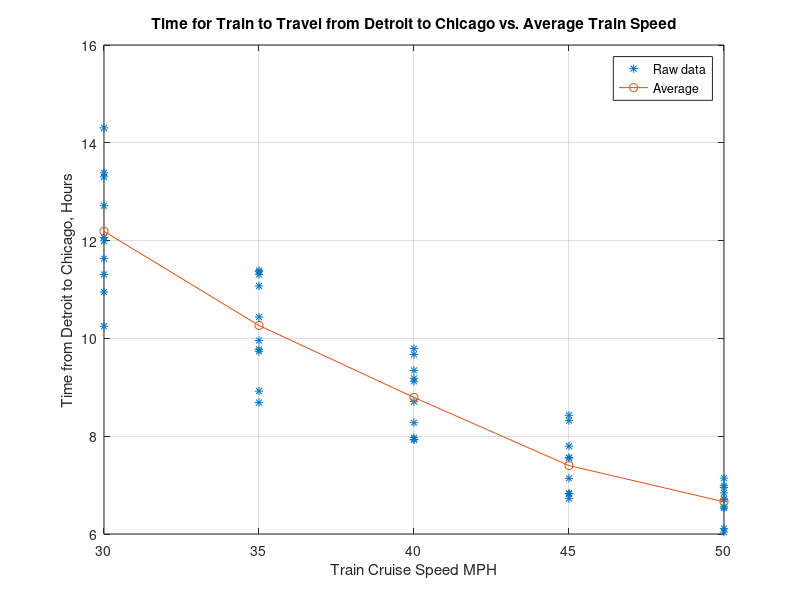

MATLAB code to generate this figure:
% curve fit : train from Detoit to Chicago;
% Generate trip times for trains of various maximum speeds assuming
% that the average speed could be 10 mph less than the maximum speed and
% assuming that it is 300 rail miles from Detroit to Chicago. 

% generate a set of 10 data points of time for the trip at each of several
% train speeds.
% 30 mph train (20 min speed, 30 max)
Tim = 300./(20 + (10).*rand(10,1));
Ave30 = mean(Tim)
Spd = 30*ones(size(Tim));
% 35 mph train
Tim(11:20) = 300./(25 + 10.*rand(10,1));
Ave35 = mean(Tim(11:20))
Spd(11:20) = 35*ones(10,1);
% 40 mph train
Tim(21:30) = 300./(30 + 10.*rand(10,1));
Ave40 = mean(Tim(21:30))
Spd(21:30) = 40*ones(10,1);
%etc...
Tim(31:40) = 300./(35 + 10.*rand(10,1));
Spd(31:40) = 45*ones(10,1);
Ave45 = mean(Tim(31:40))
Tim(41:50) = 300./(40 + 10.*rand(10,1));
Ave50 = mean(Tim(41:50))
Spd(41:50) = 50*ones(10,1);

% graph the data. 
figure(1)
plot(Spd,Tim,'*', [30 35 40 45 50],[Ave30,Ave35,Ave40,Ave45,Ave50],'-o')
grid on
xlabel('Train Cruise Speed MPH')
ylabel('Time from Detroit to Chicago, Hours')
legend('Raw data','Average')
title('Time for Train to Travel from Detroit to Chicago vs. Average Train Speed')
